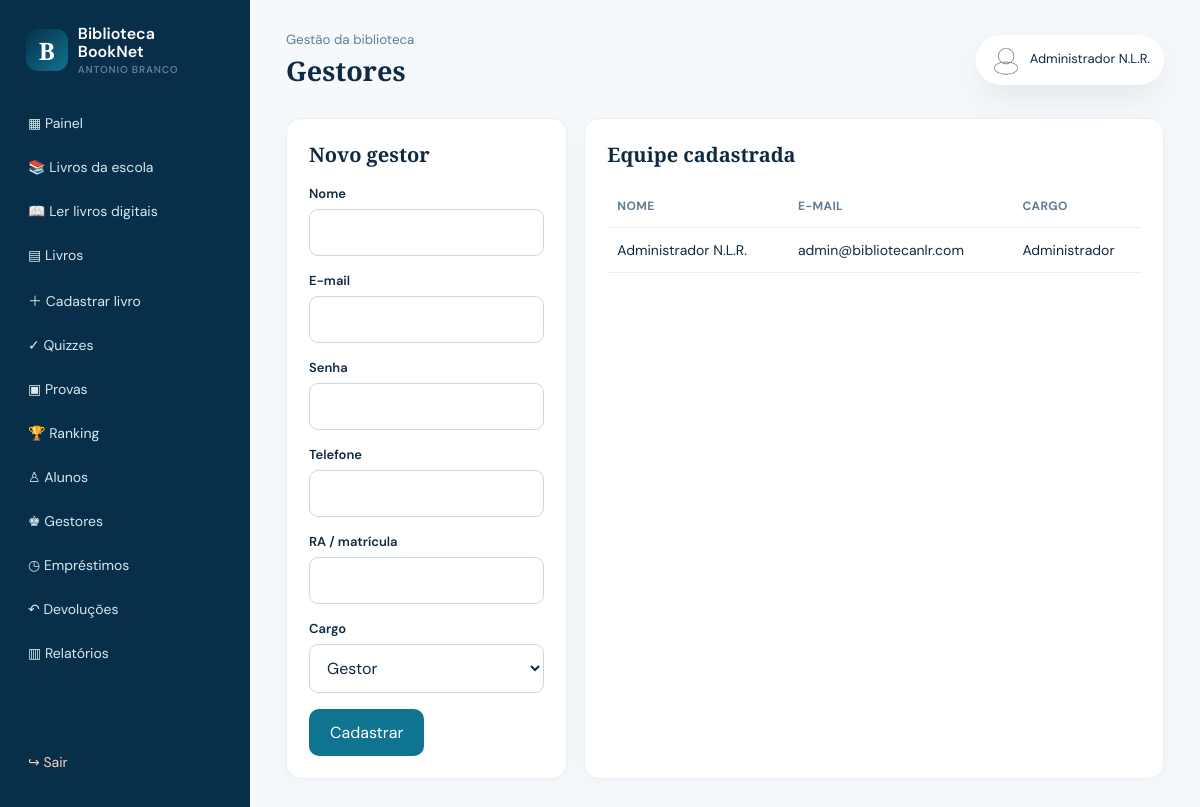
Screenshot of /admin/gestores.php (signed in) with the database file from the repository.
### tables this page shows
CREATE TABLE IF NOT EXISTS usuarios(id INT UNSIGNED AUTO_INCREMENT PRIMARY KEY,nome VARCHAR(150) NOT NULL,email VARCHAR(150) NOT NULL UNIQUE,senha VARCHAR(255) NOT NULL,tipo ENUM('aluno','administrador','gestor','bibliotecario') NOT NULL DEFAULT 'aluno',telefone VARCHAR(30),ra VARCHAR(50) UNIQUE,turma VARCHAR(80),curso VARCHAR(120),foto VARCHAR(255) NULL,status ENUM('ativo','bloqueado') NOT NULL DEFAULT 'ativo',created_at TIMESTAMP DEFAULT CURRENT_TIMESTAMP,updated_at TIMESTAMP DEFAULT CURRENT_TIMESTAMP ON UPDATE CURRENT_TIMESTAMP,INDEX(tipo),INDEX(status));

### config/functions.php (called while the page is built, shortened)
<?php
require_once __DIR__ . '/database.php';
function e(?string $value): string { return htmlspecialchars((string)$value, ENT_QUOTES, 'UTF-8'); }
function base_url(string $path = ''): string {
    $script = str_replace('\\', '/', $_SERVER['SCRIPT_NAME'] ?? '/index.php');
    if (preg_match('~/(?:admin|aluno|api)/[^/]+$~', $script)) {
        $folder = preg_replace('~/(?:admin|aluno|api)/[^/]+$~', '', $script);
    } else {
        $folder = rtrim(str_replace('\\', '/', dirname($script)), '/');
    }
    return $folder . ($path !== '' ? '/' . ltrim($path, '/') : '');
}

### config/auth.php (called while the page is built, shortened)
<?php
require_once __DIR__ . '/functions.php';
function user(): ?array { return $_SESSION['user'] ?? null; }
function is_admin(): bool { return in_array(user()['tipo'] ?? '', ['administrador','gestor','bibliotecario'], true); }

### config/database.php (called while the page is built, shortened)
<?php
function db(): PDO {
    static $pdo = null;
    if ($pdo === null) {
        $pdo = new PDO('mysql:host=' . DB_HOST . ';dbname=' . DB_NAME . ';charset=utf8mb4', DB_USER, DB_PASS, [
            PDO::ATTR_ERRMODE => PDO::ERRMODE_EXCEPTION,
            PDO::ATTR_DEFAULT_FETCH_MODE => PDO::FETCH_ASSOC,
            PDO::ATTR_EMULATE_PREPARES => false,
        ]);
    }
    return $pdo;
}

### admin/gestores.php (the view)
<?php require_once __DIR__.'/../config/auth.php';require_admin();$error='';if($_SERVER['REQUEST_METHOD']==='POST'){verify_csrf();try{$s=db()->prepare('INSERT INTO usuarios(nome,email,senha,tipo,telefone,ra,status) VALUES(?,?,?,?,?,?,"ativo")');$s->execute([trim($_POST['nome']),trim($_POST['email']),password_hash($_POST['senha'],PASSWORD_DEFAULT),$_POST['tipo'],trim($_POST['telefone']),trim($_POST['ra'])]);flash('success','Gestor cadastrado.');redirect('admin/gestores.php');}catch(PDOException $e){$error='E-mail ou RA já cadastrado.';}}$users=db()->query("SELECT * FROM usuarios WHERE tipo IN ('administrador','gestor','bibliotecario') ORDER BY nome")->fetchAll();$pageTitle='Gestores';require __DIR__.'/../includes/header.php';require __DIR__.'/../includes/dashboard-nav.php';?><div class="dashboard-cards"><form class="panel" method="post" style="margin:0;grid-column:span 1"><?php if($error):?><div class="notice error"><?=e($error)?></div><?php endif;?><?=csrf_field()?><h2>Novo gestor</h2><div class="form-group"><label>Nome</label><input required name="nome"></div><div class="form-group"><label>E-mail</label><input required type="email" name="email"></div><div class="form-group"><label>Senha</label><input required minlength="8" type="password" name="senha"></div><div class="form-group"><label>Telefone</label><input name="telefone"></div><div class="form-group"><label>RA / matrícula</label><input name="ra"></div><div class="form-group"><label>Cargo</label><select name="tipo"><option value="gestor">Gestor</option><option value="bibliotecario">Bibliotecário</option><option value="administrador">Administrador</option></select></div><button class="btn">Cadastrar</button></form><section class="panel" style="margin:0;grid-column:span 2"><h2>Equipe cadastrada</h2><div class="table-wrap"><table><thead><tr><th>Nome</th><th>E-mail</th><th>Cargo</th><th>Status</th></tr></thead><tbody><?php foreach($users as $u):?><tr><td><?=e($u['nome'])?></td><td><?=e($u['email'])?></td><td><?=e(ucfirst($u['tipo']))?></td><td><span class="badge"><?=e($u['status'])?></span></td></tr><?php endforeach;?></tbody></table></div></section></div><?php require __DIR__.'/../includes/dashboard-footer.php';?>

### includes/dashboard-nav.php
<?php $admin = is_admin(); ?>
<div class="app-shell"><aside class="sidebar"><a class="brand" href="<?= base_url('index.php') ?>"><span class="brand-mark">B</span><span>Biblioteca BookNet<small>Antonio Branco</small></span></a><nav>
<a href="<?= base_url($admin?'admin/dashboard.php':'aluno/dashboard.php') ?>">▦ Painel</a><a href="<?= base_url('aluno/livros-escola.php') ?>">📚 Livros da escola</a><a href="<?= base_url('aluno/livros-digitais.php') ?>">📖 Ler livros digitais</a>
<?php if(!$admin): ?><a href="<?= base_url('aluno/meus-emprestimos.php') ?>">◷ Meus empréstimos</a><a href="<?= base_url('aluno/historico.php') ?>">↶ Histórico</a><a href="<?= base_url('aluno/quizzes.php') ?>">✓ Quizzes</a><a href="<?= base_url('aluno/provas.php') ?>">▣ Provas</a><a href="<?= base_url('aluno/ranking.php') ?>">🏆 Ranking</a><a href="<?= base_url('aluno/central.php') ?>">★ Minha biblioteca</a><a href="<?= base_url('aluno/chat.php') ?>">◌ Chat dos alunos</a><a href="<?= base_url('aluno/perfil.php') ?>">◉ Meu perfil</a><?php else: ?><a href="<?= base_url('admin/livros.php') ?>">▤ Livros</a><a href="<?= base_url('admin/cadastrar-livro.php') ?>">＋ Cadastrar livro</a><a href="<?= base_url('admin/quizzes.php') ?>">✓ Quizzes</a><a href="<?= base_url('admin/provas.php') ?>">▣ Provas</a><a href="<?= base_url('aluno/ranking.php') ?>">🏆 Ranking</a><a href="<?= base_url('admin/alunos.php') ?>">♙ Alunos</a><a href="<?= base_url('admin/gestores.php') ?>">♚ Gestores</a><a href="<?= base_url('admin/emprestimos.php') ?>">◷ Empréstimos</a><a href="<?= base_url('admin/devolucoes.php') ?>">↶ Devoluções</a><a href="<?= base_url('admin/relatorios.php') ?>">▥ Relatórios</a><?php endif; ?>
</nav><a class="logout" href="<?= base_url('logout.php') ?>">↪ Sair</a></aside><main class="app-main"><header class="app-top"><button class="menu-toggle" aria-label="Abrir menu">☰</button><div><small><?= $admin ? 'Gestão da biblioteca' : 'Área do aluno' ?></small><h1><?= e($pageTitle) ?></h1></div><div class="user-pill"><img src="<?= base_url(user()['foto'] ?? 'assets/uploads/perfis/default.png') ?>" style="width:32px;height:32px;border-radius:50%;object-fit:cover;vertical-align:middle;margin-right:8px"><?= e(user()['nome'] ?? '') ?></div></header>

### assets/css/style.css (style rules this page uses)
:root { --navy:#082f49;--blue:#0e7490;--sky:#38bdf8;--ink:#102a43;--muted:#627d98;--paper:#f6f9fc;--line:#d9e2ec;--white:#fff;--danger:#c2410c;--success:#047857;--shadow:0 14px 35px #102a4314 }
* { box-sizing:border-box }
body { margin:0;background:var(--paper);color:var(--ink);font:16px 'DM Sans',sans-serif }
a { color:inherit;text-decoration:none }
.brand { display:flex;align-items:center;gap:10px;font-weight:600;line-height:1.1 }
.brand small { display:block;font-size:10px;color:var(--muted);letter-spacing:.08em;text-transform:uppercase;margin-top:4px }
.brand-mark { background:linear-gradient(135deg,var(--navy),var(--blue));color:#fff;font:700 24px 'Playfair Display';width:42px;height:42px;border-radius:12px;display:grid;place-items:center }
.btn { display:inline-flex;align-items:center;justify-content:center;border:0;border-radius:10px;background:var(--blue);color:white;font:600 15px inherit;padding:13px 21px;cursor:pointer;transition:.2s }
.form-group { margin:0 0 16px }
.form-group label { display:block;font-size:13px;font-weight:600;margin-bottom:7px }
.form-group input,.form-group select,.form-group textarea,.searchbar input { width:100%;padding:12px 13px;border:1px solid #cbd9e5;border-radius:9px;font:inherit;color:var(--ink);background:#fff }
.app-shell { display:flex;min-height:100vh }
.sidebar { background:var(--navy);color:#d7e9f0;width:250px;padding:25px 16px;display:flex;flex-direction:column;position:fixed;inset:0 auto 0 0 }
.sidebar .brand { color:#fff;margin:0 10px 28px }
.sidebar nav { display:grid;gap:4px }
.sidebar nav a,.logout { border-radius:8px;padding:11px 12px;font-size:14px }
.logout { margin-top:auto;color:#ffcfbd }
.app-main { margin-left:250px;width:calc(100% - 250px);padding:28px max(3vw,20px) }
.app-top { display:flex;align-items:center;justify-content:space-between;margin-bottom:26px }
.app-top h1 { font:700 27px 'Playfair Display';margin:3px 0 }
.app-top small { color:var(--muted) }
.user-pill { background:#fff;border-radius:99px;padding:9px 14px;font-size:13px;box-shadow:var(--shadow) }
.dashboard-cards { display:grid;grid-template-columns:repeat(3,1fr);gap:17px }
.panel { background:#fff;border:1px solid #e7eff5;border-radius:15px;padding:22px;margin-top:20px;box-shadow:0 4px 18px #102a4308 }
.panel h2 { font:700 20px 'Playfair Display';margin:0 0 17px }
.table-wrap { overflow:auto }
table { width:100%;border-collapse:collapse;font-size:14px }
th { text-align:left;color:var(--muted);font-size:12px;text-transform:uppercase;letter-spacing:.03em }
th,td { padding:13px 10px;border-bottom:1px solid #eaf0f4;vertical-align:middle }
html { -webkit-text-size-adjust:100% }
img,video,iframe { max-width:100% }
.sidebar { overflow-y:auto;-webkit-overflow-scrolling:touch }
.btn,.menu-toggle,.password-toggle,.sidebar nav a { touch-action:manipulation }
html { scroll-behavior:smooth }
body { min-width:320px;overflow-x:hidden }
input,select,textarea,button { max-width:100%;font:inherit }
button,a,.btn { -webkit-tap-highlight-color:transparent }
.nav nav a,.sidebar nav a { overflow-wrap:anywhere }
.app-main>* { min-width:0 }
.panel,.card,.metric,.book-card,.auth-card { min-width:0 }
.table-wrap { width:100%;max-width:100%;overflow-x:auto;overscroll-behavior-x:contain }
.table-wrap table { min-width:620px }
img,video,iframe { height:auto }
.form-group input,.form-group select,.form-group textarea, .searchbar input { min-height:44px;max-width:100% }

### rows the page displays
usuarios: nome "Administrador N.L.R.", email "admin@bibliotecanlr.com", tipo "Administrador"

### other values shown
$pageTitle "Gestores"
